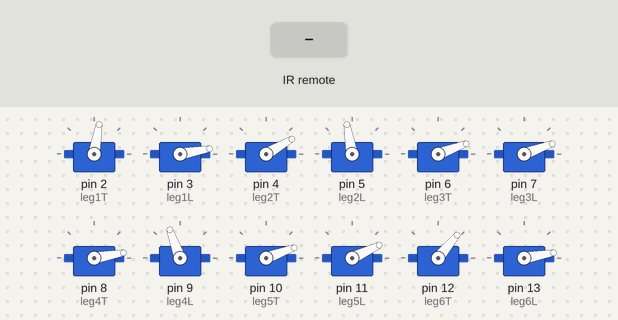
The sketch below on a simulated Arduino Uno, built with avr-gcc and run on an emulated ATmega328P. Parts: 12 × servo. The inputs (shaded band) are chosen by the test bench.

Above: at 1.2 s.
1.3 s: infrared code 0xFF629D received
At 1.4 s:
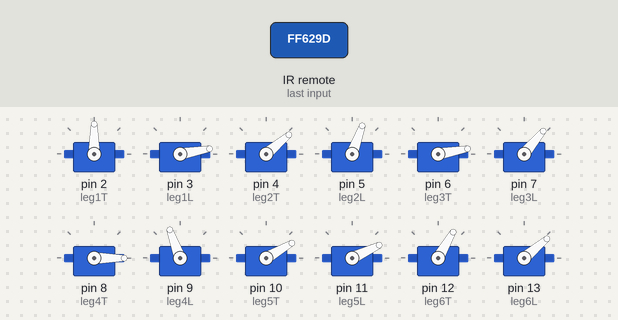
3.6 s: infrared code 0xFF22DD received
At 3.7 s:
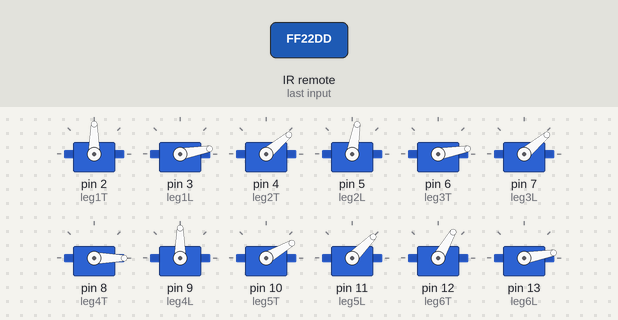
5.9 s: infrared code 0xFFA857 received
At 6.0 s:
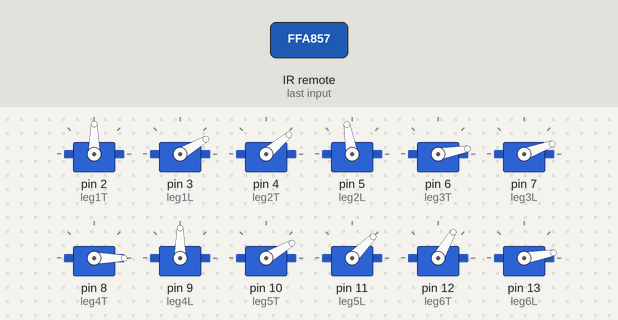
8.2 s: infrared code 0xFF6897 received
At 11.0 s:
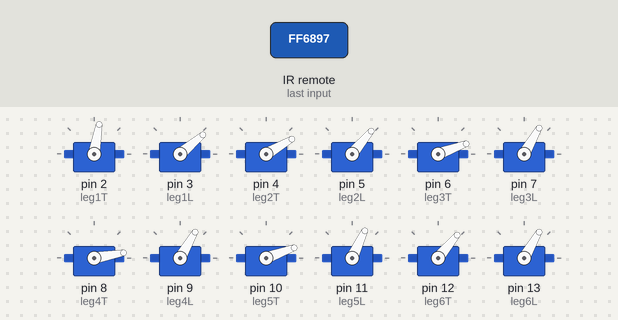
11.2 s: infrared code 0xFFB04F received
14.2 s: infrared code 0xFF02FD received
At 14.5 s:
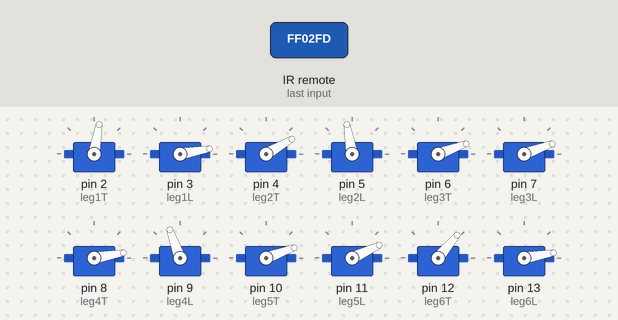
Timing chart, 0 to 16.7 s (numbered marks = the images above; inputs shaded):
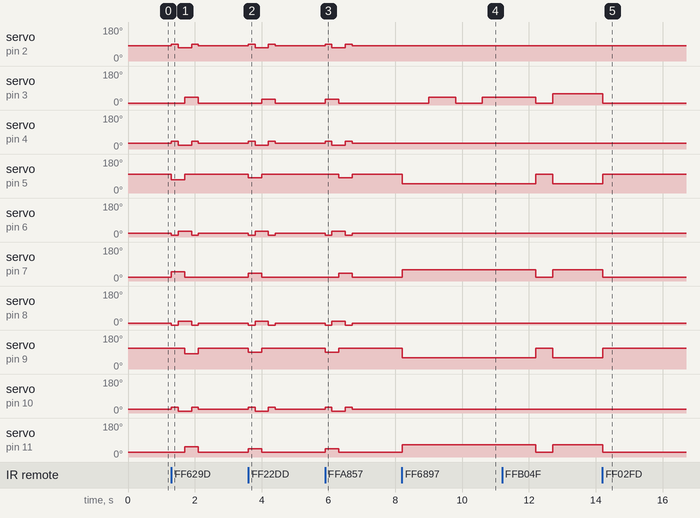

The sketch:

Crios_Arduino.ino
```cpp
#include <Servo.h>
#include "IRremote.h"
#include <Ultrasonic.h>
#define RECV_PIN A0

// (ultrasonic.Ranging(CM))
int cm = 0;
int pos = 0;
IRrecv irrecv(RECV_PIN);
decode_results results;
Servo leg1T,leg1L,leg2T,leg2L,leg3T,leg3L,leg4T,leg4L,leg5T,leg5L,leg6T,leg6L;


 // for(pos = 0; pos < 10; pos += 1)
 // {  myservo.write(pos);   }
 Ultrasonic ultrasonic(1,0); // (Trig PIN,Echo PIN)
void setup()
{
  // Serial.begin(9600);
 irrecv.enableIRIn();
 initServo();
 }

void loop()

{
  if (irrecv.decode(&results))
{
  translateIR();
   irrecv.resume();
  }

}

void translateIR()

{

  switch(results.value)


  {

case 0xFF629D:  // Case numbers come from the IR remote, will be specific to the manufacturer of the remote

    Serial.println(" WALK           ");
   walk();
   inStandby();
    break;

  case 0xFF22DD:

    Serial.println(" LEFT         ");
   leftTurn();
   inStandby();
    break;

  case 0xFF02FD:

 Serial.println(" INSTANDBY        ");

 inStandby();
  break;

  case 0xFFC23D:

    Serial.println(" RIGHT    ");
    rightTurn();
    inStandby();
    break;

  case 0xFFA857:

    Serial.println(" WALK IN REVERSE         ");
    walkReverse();
    inStandby();
    break;

  case 0xFF6897:
  initServo();
    Serial.println(" 1            ");
            for(pos = 0; pos < 2; pos += 1)
 {    legup();    }
  delay (800);
  inStandby();
    break;

  case 0xFF9867:
    Serial.println(" 2          ");
     for(pos = 0; pos < 10; pos += 1)
 {  walk();  }
  inStandby();

    break;

  case 0xFFB04F:
    Serial.println(" 3       ");
    upPosB();


    break;

  case 0xFF30CF:
    Serial.println(" 4            ");

   for(pos = 0; pos < 10; pos += 1)
 {    leftTurn();    }
  inStandby();

    break;

  case 0xFF18E7:
    Serial.println(" 5             ");
    for(pos = 0; pos < 10; pos += 1)
 {  walk();  }


  for(pos = 0; pos < 10; pos += 1)
 {    leftTurn();    }

     for(pos = 0; pos < 10; pos += 1)
 {  walk();  }

  for(pos = 0; pos < 10; pos += 1)
 {    leftTurn();    }

 break;


  case 0xFF7A85:
    Serial.println(" 6             ");
        for(pos = 0; pos < 10; pos += 1)
 {    rightTurn();    }
  inStandby();
    break;

  case 0xFF10EF:
    Serial.println(" 7             ");
tFromt();


    break;

  case 0xFF38C7:
    Serial.println(" 8             ");
    for(pos = 0; pos < 10; pos += 1)
 {   walkReverse();   }
 inStandby();
    break;

  case 0xFF5AA5:
    Serial.println(" 9             ");
   tBack();
    break;

  case 0xFF42BD:
    Serial.println(" *              ");
   ai();
    break;


  case 0xFF4AB5:

    Serial.println(" 0             ");
  inOff();
    break;

  case 0xFF52AD:
    Serial.println(" #           ");
     initServo();
      inStandby();
    break;

  default:
    Serial.println(" other button   ");
  }
  delay(500);


} //END translateIR
void initServo()

{
   leg1T.attach(2);
  leg1L.attach(3);
  leg2T.attach(4);
  leg2L.attach(5);
  leg3T.attach(6);
  leg3L.attach(7);
  leg4T.attach(8);
  leg4L.attach(9);
  leg5T.attach(10);
  leg5L.attach(11);
  leg6T.attach(12);
  leg6L.attach(13);

  leg1T.write (80);
 leg1L.write(10);
 leg2T.write(30);
 leg2L.write(100);
 leg3T.write(20);
 leg3L.write(20);
 leg4T.write(10);
 leg4L.write(110);
 leg5T.write(20);
 leg5L.write(25);
 leg6T.write(50);
 leg6L.write(10);

}


void inStandby()
{
 leg1T.write (80);
 leg1L.write(10);
 leg2T.write(30);
 leg2L.write(100);
 leg3T.write(20);
 leg3L.write(20);
 leg4T.write(10);
 leg4L.write(110);
 leg5T.write(20);
 leg5L.write(25);
 leg6T.write(50);
 leg6L.write(10);

}

void walk()
{

     //Step 1

 leg1T.write (90);
 leg1L.write(10);
 leg2T.write(40);
 leg2L.write(70);
 leg3T.write(10);
 leg3L.write(50);
 leg4T.write(0);
 leg4L.write(110);
 leg5T.write(30);
 leg5L.write(25);
 leg6T.write(60);
 leg6L.write(40);
 delay(200);


 //Step 2

 leg1T.write (70);
 leg1L.write(10);
 leg2T.write(20);
 leg2L.write(70);
 leg3T.write(30);
 leg3L.write(50);
 leg4T.write(20);
 leg4L.write(110);
 leg5T.write(10);
 leg5L.write(25);
 leg6T.write(40);
 leg6L.write(40);
 delay(200);


  //Step 3

 leg1T.write (70);
 leg1L.write(40);
 leg2T.write(20);
 leg2L.write(100);
 leg3T.write(30);
 leg3L.write(20);
 leg4T.write(20);
 leg4L.write(80);
 leg5T.write(10);
 leg5L.write(55);
 leg6T.write(40);
 leg6L.write(10);
 delay(200);

   //Step 4

 leg1T.write (90);
 leg1L.write(40);
 leg2T.write(40);
 leg2L.write(100);
 leg3T.write(10);
 leg3L.write(20);
 leg4T.write(0);
 leg4L.write(80);
 leg5T.write(30);
 leg5L.write(55);
 leg6T.write(60);
 leg6L.write(10);
 delay(200);

}

void walkReverse()
{
    //Step 4

 leg1T.write (90);
 leg1L.write(30);
 leg2T.write(40);
 leg2L.write(100);
 leg3T.write(10);
 leg3L.write(20);
 leg4T.write(0);
 leg4L.write(90);
 leg5T.write(30);
 leg5L.write(45);
 leg6T.write(60);
 leg6L.write(10);
 delay(200);

  //Step 3

 leg1T.write (70);
 leg1L.write(30);
 leg2T.write(20);
 leg2L.write(100);
 leg3T.write(30);
 leg3L.write(20);
 leg4T.write(20);
 leg4L.write(90);
 leg5T.write(10);
 leg5L.write(45);
 leg6T.write(40);
 leg6L.write(10);
 delay(200);

 //Step 2

 leg1T.write (70);
 leg1L.write(10);
 leg2T.write(20);
 leg2L.write(80);
 leg3T.write(30);
 leg3L.write(40);
 leg4T.write(20);
 leg4L.write(110);
 leg5T.write(10);
 leg5L.write(25);
 leg6T.write(40);
 leg6L.write(30);
 delay(200);

   //Step 1

 leg1T.write (90);
 leg1L.write(10);
 leg2T.write(40);
 leg2L.write(80);
 leg3T.write(10);
 leg3L.write(40);
 leg4T.write(0);
 leg4L.write(110);
 leg5T.write(30);
 leg5L.write(25);
 leg6T.write(60);
 leg6L.write(30);
 delay(200);
}

void inOff()
{

 leg1T.write (80);
 leg1L.write(10);
 leg2T.write(30);
 leg2L.write(100);
 leg3T.write(20);
 leg3L.write(20);
 leg4T.write(10);
 leg4L.write(110);
 leg5T.write(20);
 leg5L.write(25);
 leg6T.write(50);
 leg6L.write(10);
delay(200);

 leg1T.detach();
 leg1L.detach();
 leg2T.detach();
 leg2L.detach();
 leg3T.detach();
 leg3L.detach();
 leg4T.detach();
 leg4L.detach();
 leg5T.detach();
 leg5L.detach();
 leg6T.detach();
 leg6L.detach();

  }


 void rightTurn()
 {

 leg1T.write (90);
 leg1L.write(30);
 leg2T.write(40);
 leg2L.write(100);
 leg3T.write(10);
 leg3L.write(20);
  leg4T.write(0);
 leg4L.write(110);
 leg5T.write(30);
 leg5L.write(25);
 leg6T.write(60);
 leg6L.write(30);
 delay(200);


 leg1T.write (70);
 leg1L.write(30);
 leg2T.write(20);
 leg2L.write(100);
 leg3T.write(30);
 leg3L.write(20);
 leg4T.write(20);
 leg4L.write(110);
 leg5T.write(10);
 leg5L.write(25);
 leg6T.write(40);
 leg6L.write(30);
delay(200);

 leg1T.write (70);
 leg1L.write(10);
 leg2T.write(20);
 leg2L.write(80);
 leg3T.write(30);
 leg3L.write(40);
 leg4T.write(20);
 leg4L.write(90);
 leg5T.write(10);
 leg5L.write(45);
 leg6T.write(40);
 leg6L.write(10);
 delay(200);

 leg1T.write (90);
 leg1L.write(10);
 leg2T.write(40);
 leg2L.write(80);
 leg3T.write(10);
 leg3L.write(40);
 leg4T.write(0);
 leg4L.write(90);
 leg5T.write(30);
 leg5L.write(45);
 leg6T.write(60);
 leg6L.write(10);
 delay(200);

 }

  void leftTurn()

 {
    //Step 1

 leg1T.write (90);
 leg1L.write(10);
 leg2T.write(40);
 leg2L.write(80);
 leg3T.write(10);
 leg3L.write(40);
 leg4T.write(0);
 leg4L.write(90);
 leg5T.write(30);
 leg5L.write(45);
 leg6T.write(60);
 leg6L.write(10);

 delay(200);


 //Step 2

 leg1T.write (70);
 leg1L.write(10);
 leg2T.write(20);
 leg2L.write(80);
 leg3T.write(30);
 leg3L.write(40);
 leg4T.write(20);
 leg4L.write(90);
 leg5T.write(10);
 leg5L.write(45);
 leg6T.write(40);
 leg6L.write(10);

 delay(200);


  //Step 3

 leg1T.write (70);
 leg1L.write(30);
 leg2T.write(20);
 leg2L.write(100);
 leg3T.write(30);
 leg3L.write(20);
 leg4T.write(20);
 leg4L.write(110);
 leg5T.write(10);
 leg5L.write(25);
 leg6T.write(40);
 leg6L.write(30);

 delay(200);

   //Step 4

 leg1T.write (90);
 leg1L.write(30);
 leg2T.write(40);
 leg2L.write(100);
 leg3T.write(10);
 leg3L.write(20);
  leg4T.write(0);
 leg4L.write(110);
 leg5T.write(30);
 leg5L.write(25);
 leg6T.write(60);
 leg6L.write(30);
 delay(200);


 }
 void upPosA()
 {

 //up position

 leg1T.write (80);
 leg1L.write(130);
 leg2T.write(30);
 leg2L.write(0);
 leg3T.write(20);
 leg3L.write(110);
 leg4T.write(10);
 leg4L.write(20);
 leg5T.write(20);
 leg5L.write(170);
 leg6T.write(50);
 leg6L.write(135);
 }


 void upPosB()
 {

 //UP Position B

 leg1T.write (80);
 leg1L.write(60);
 leg2T.write(30);
 leg2L.write(50);
 leg3T.write(20);
 leg3L.write(60);
 leg4T.write(10);
 leg4L.write(60);
 leg5T.write(20);
 leg5L.write(65);
 leg6T.write(50);
 leg6L.write(60);

 }

 void tFromt()
 {

 //turn fromt

 leg1T.write (10);
 leg1L.write(60);
 leg2T.write(90);
 leg2L.write(50);
 leg3T.write(0);
 leg3L.write(60);
 leg4T.write(25);
 leg4L.write(60);
 leg5T.write(0);
 leg5L.write(65);
 leg6T.write(80);
 leg6L.write(60);
 }

 void tBack()
 {
    //turn back

 leg1T.write (120);
 leg1L.write(60);
 leg2T.write(5);
 leg2L.write(50);
 leg3T.write(40);
 leg3L.write(60);
 leg4T.write(0);
 leg4L.write(60);
 leg5T.write(70);
 leg5L.write(65);
 leg6T.write(10);
 leg6L.write(60);
 }

 void mBack()
 {
  //move back
 leg1T.write (120);
 leg1L.write(60);
 leg2T.write(5);
 leg2L.write(50);
 leg3T.write(40);
 leg3L.write(60);
 leg4T.write(0);
 leg4L.write(60);
 leg5T.write(25);
 leg5L.write(65);
 leg6T.write(35);
 leg6L.write(60);

 }

 void mFromt()
 {
    //move fromt

 leg1T.write (80);
 leg1L.write(60);
 leg2T.write(30);
 leg2L.write(50);
 leg3T.write(0);
 leg3L.write(60);
 leg4T.write(25);
 leg4L.write(60);
 leg5T.write(0);
 leg5L.write(65);
 leg6T.write(80);
 leg6L.write(60);
 }

 void legup()

 {


 //UP Position B

 leg1T.write (80);
 leg1L.write(10);
 leg2T.write(30);
 leg2L.write(50);
 leg3T.write(20);
 leg3L.write(60);
 leg4T.write(10);
 leg4L.write(60);
 leg5T.write(20);
 leg5L.write(65);
 leg6T.write(50);
 leg6L.write(60);
  delay (800);
 leg1T.write (80);
 leg1L.write(40);
 leg2T.write(30);
 leg2L.write(50);
 leg3T.write(20);
 leg3L.write(60);
 leg4T.write(10);
 leg4L.write(60);
 leg5T.write(20);
 leg5L.write(65);
 leg6T.write(50);
 leg6L.write(60);
   delay (800);

 }

 void po()
 {
 leg1T.write (80);
 leg1L.write(10);
 leg2T.write(30);
 leg2L.write(50);
 leg3T.write(20);
 leg3L.write(60);
 leg4T.write(10);
 leg4L.write(60);
 leg5T.write(20);
 leg5L.write(65);
 leg6T.write(50);
 leg6L.write(60);
 }

 void ai()
 {
   cm = (ultrasonic.Ranging(CM));
    while (cm > 10)
      {
     walk();
    cm = (ultrasonic.Ranging(CM));
      }

    for(pos = 0; pos < 10; pos += 1)
     { leftTurn();}
     delay (200);
     ai();
 }

/* ( THE END ) */
```

Measured:
- after the input at 1.3 s, servo on pin 2 (leg1T): 80° → 90° at once, → 70° 0.20 s later, → 90° 0.40 s later, → 80° 0.20 s later; servo on pin 3 (leg1L): 10° → 40° after 0.40 s, → 10° 0.40 s later
- after the input at 3.6 s, servo on pin 2 (leg1T): 80° → 90° at once, → 70° 0.20 s later, → 90° 0.40 s later, → 80° 0.20 s later; servo on pin 3 (leg1L): 10° → 30° after 0.40 s, → 10° 0.40 s later
- after the input at 5.9 s, servo on pin 2 (leg1T): 80° → 90° at once, → 70° 0.20 s later, → 90° 0.40 s later, → 80° 0.20 s later; servo on pin 3 (leg1L): 10° → 30° at once, → 10° 0.40 s later
- after the input at 8.2 s, servo on pin 3 (leg1L): 10° → 40° after 0.80 s, → 10° 0.80 s later, → 40° 0.80 s later; servo on pin 5 (leg2L): 100° → 50° at once; servo on pin 7 (leg3L): 20° → 60° at once; servo on pin 9 (leg4L): 110° → 60° at once; servo on pin 11 (leg5L): 25° → 65° at once
- after the input at 14.2 s, servo on pin 3 (leg1L), servo on pin 13 (leg6L): 60° → 10° at once; servo on pin 5 (leg2L): 50° → 100° at once; servo on pin 7 (leg3L): 60° → 20° at once; servo on pin 9 (leg4L): 60° → 110° at once; servo on pin 11 (leg5L): 65° → 25° at once
